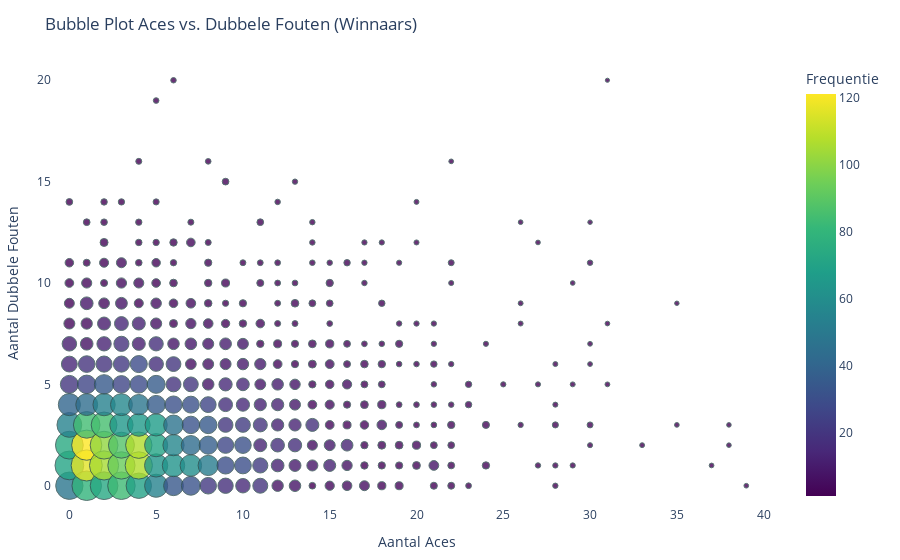
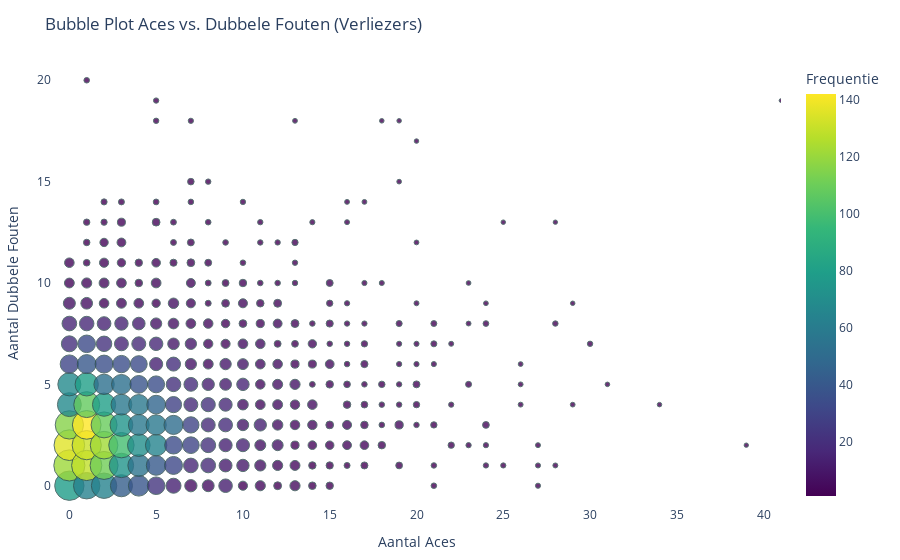

The notebook cell these images were saved under, in order:
### Markdown cell above
Het is belangrijk om te weten welke trainbare facetten bevorderend zijn voor het winnen van een tenniswedstrijd. Dit kan ervoor zorgen dat er op specifieke dingen getraind kan worden om te verbeteren.

argumenten:
1. aces en dubbele fouten
2. breakpunten mentaal aspect

### Code cell
import pandas as pd
import plotly.express as px
import numpy as np

data = pd.read_csv('../combined_cleaned_tennis_data.csv')

grouped_winnaars = data.groupby(['w_ace', 'w_df']).size().reset_index(name='frequency')
grouped_verliezers = data.groupby(['l_ace', 'l_df']).size().reset_index(name='frequency')

grouped_winnaars['adjusted_size'] = np.sqrt(grouped_winnaars['frequency']) * 10 / (1 + 0.1 * grouped_winnaars['w_ace'] + 0.1 * grouped_winnaars['w_df'])
grouped_verliezers['adjusted_size'] = np.sqrt(grouped_verliezers['frequency']) * 10 / (1 + 0.1 * grouped_verliezers['l_ace'] + 0.1 * grouped_verliezers['l_df'])

fig_winnaars = px.scatter(grouped_winnaars,
                          x='w_ace',
                          y='w_df',
                          size='adjusted_size',
                          color='frequency',
                          hover_data={'frequency': True, 'w_ace': True, 'w_df': True, 'adjusted_size': False},
                          title='Bubble Plot Aces vs. Dubbele Fouten (Winnaars)',
                          labels={'w_ace': 'Aantal Aces', 'w_df': 'Aantal Dubbele Fouten', 'frequency': 'Frequentie'},
                          size_max=22,
                          opacity=0.8,
                          color_continuous_scale=px.colors.sequential.Viridis)

fig_winnaars.update_traces(marker=dict(line=dict(width=1, color='DarkSlateGrey')))
fig_winnaars.update_layout(plot_bgcolor='white', 
                           xaxis=dict(title='Aantal Aces', range=[-1, 41]),
                           yaxis=dict(title='Aantal Dubbele Fouten', range=[-1, 21]),
                           margin=dict(l=20, r=20, t=60, b=20))

fig_verliezers = px.scatter(grouped_verliezers,
                            x='l_ace',
                            y='l_df',
                            size='adjusted_size',
                            color='frequency',
                            hover_data={'frequency': True, 'l_ace': True, 'l_df': True, 'adjusted_size': False},
                            title='Bubble Plot Aces vs. Dubbele Fouten (Verliezers)',
                            labels={'l_ace': 'Aantal Aces', 'l_df': 'Aantal Dubbele Fouten', 'frequency': 'Frequentie'},
                            size_max=22,
                            opacity=0.8,
                            color_continuous_scale=px.colors.sequential.Viridis)

fig_verliezers.update_traces(marker=dict(line=dict(width=1, color='DarkSlateGrey')))
fig_verliezers.update_layout(plot_bgcolor='white', 
                             xaxis=dict(title='Aantal Aces', range=[-1, 41]),
                             yaxis=dict(title='Aantal Dubbele Fouten', range=[-1, 21]),
                             margin=dict(l=20, r=20, t=60, b=20))

fig_winnaars.show()
fig_verliezers.show()

### Figure 1 — Plotly figure (JSON) as saved in the notebook; plotly's stock layout.template omitted (floating-point values rounded to 4 significant figures; data arrays with more than 128 entries replaced by an {"elided": "..."} marker saying what was removed)
{"data": [{"customdata": {"elided": "313x2 float values"}, "hovertemplate": "Aantal Aces=%{x}<br>Aantal Dubbele Fouten=%{y}<br>Frequentie=%{marker.color}<extra></extra>", "legendgroup": "", "marker": {"color": {"elided": "313 int values"}, "coloraxis": "coloraxis", "line": {"color": "DarkSlateGrey", "width": 1}, "opacity": 0.8, "size": {"elided": "313 float values"}, "sizemode": "area", "sizeref": 0.1854, "symbol": "circle"}, "mode": "markers", "name": "", "orientation": "v", "showlegend": false, "type": "scatter", "x": {"elided": "313 int values"}, "xaxis": "x", "y": {"elided": "313 int values"}, "yaxis": "y"}], "layout": {"coloraxis": {"colorbar": {"title": {"text": "Frequentie"}}, "colorscale": [[0, "#440154"], [0.1111, "#482878"], [0.2222, "#3e4989"], [0.3333, "#31688e"], [0.4444, "#26828e"], [0.5556, "#1f9e89"], [0.6667, "#35b779"], [0.7778, "#6ece58"], [0.8889, "#b5de2b"], [1, "#fde725"]]}, "legend": {"itemsizing": "constant", "tracegroupgap": 0}, "margin": {"b": 20, "l": 20, "r": 20, "t": 60}, "plot_bgcolor": "white", "title": {"text": "Bubble Plot Aces vs. Dubbele Fouten (Winnaars)"}, "xaxis": {"anchor": "y", "domain": [0, 1], "range": [-1, 41], "title": {"text": "Aantal Aces"}}, "yaxis": {"anchor": "x", "domain": [0, 1], "range": [-1, 21], "title": {"text": "Aantal Dubbele Fouten"}}}}

### Figure 2 — Plotly figure (JSON) as saved in the notebook; plotly's stock layout.template omitted (floating-point values rounded to 4 significant figures; data arrays with more than 128 entries replaced by an {"elided": "..."} marker saying what was removed)
{"data": [{"customdata": {"elided": "293x2 float values"}, "hovertemplate": "Aantal Aces=%{x}<br>Aantal Dubbele Fouten=%{y}<br>Frequentie=%{marker.color}<extra></extra>", "legendgroup": "", "marker": {"color": {"elided": "293 int values"}, "coloraxis": "coloraxis", "line": {"color": "DarkSlateGrey", "width": 1}, "opacity": 0.8, "size": {"elided": "293 float values"}, "sizemode": "area", "sizeref": 0.2066, "symbol": "circle"}, "mode": "markers", "name": "", "orientation": "v", "showlegend": false, "type": "scatter", "x": {"elided": "293 int values"}, "xaxis": "x", "y": {"elided": "293 int values"}, "yaxis": "y"}], "layout": {"coloraxis": {"colorbar": {"title": {"text": "Frequentie"}}, "colorscale": [[0, "#440154"], [0.1111, "#482878"], [0.2222, "#3e4989"], [0.3333, "#31688e"], [0.4444, "#26828e"], [0.5556, "#1f9e89"], [0.6667, "#35b779"], [0.7778, "#6ece58"], [0.8889, "#b5de2b"], [1, "#fde725"]]}, "legend": {"itemsizing": "constant", "tracegroupgap": 0}, "margin": {"b": 20, "l": 20, "r": 20, "t": 60}, "plot_bgcolor": "white", "title": {"text": "Bubble Plot Aces vs. Dubbele Fouten (Verliezers)"}, "xaxis": {"anchor": "y", "domain": [0, 1], "range": [-1, 41], "title": {"text": "Aantal Aces"}}, "yaxis": {"anchor": "x", "domain": [0, 1], "range": [-1, 21], "title": {"text": "Aantal Dubbele Fouten"}}}}
